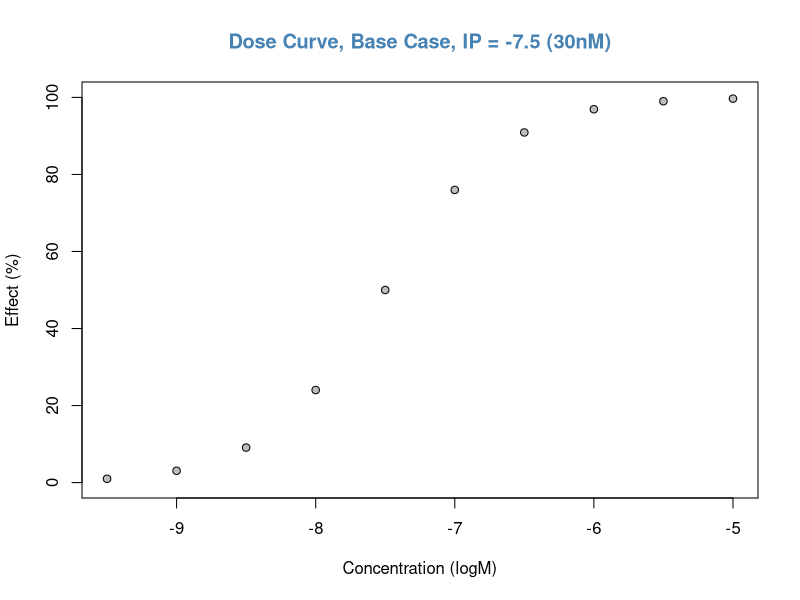
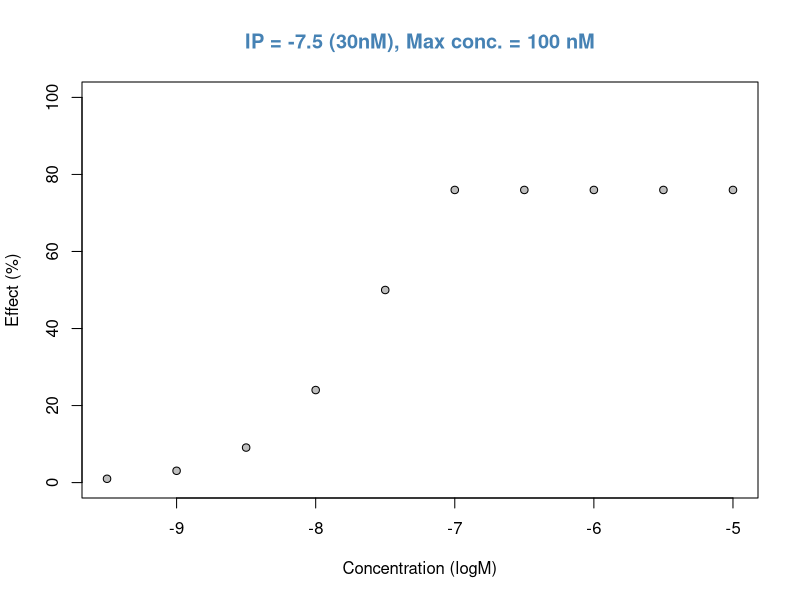
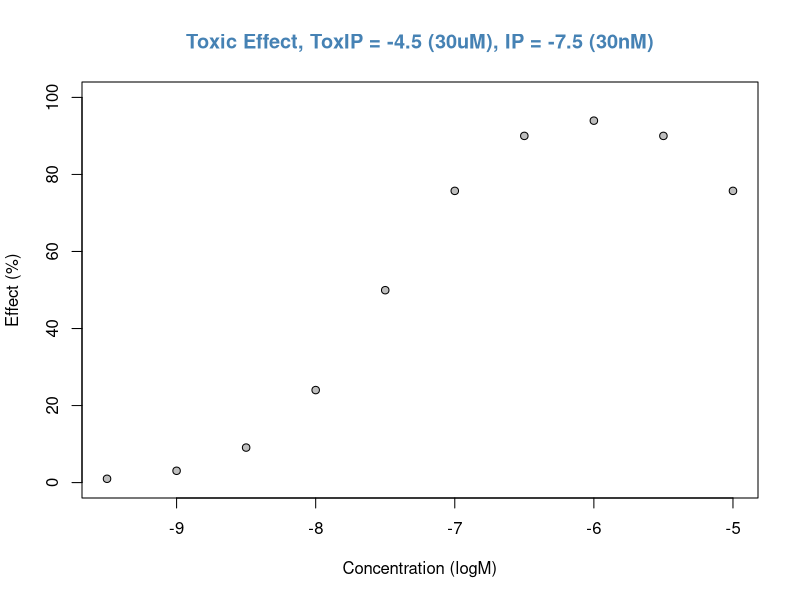
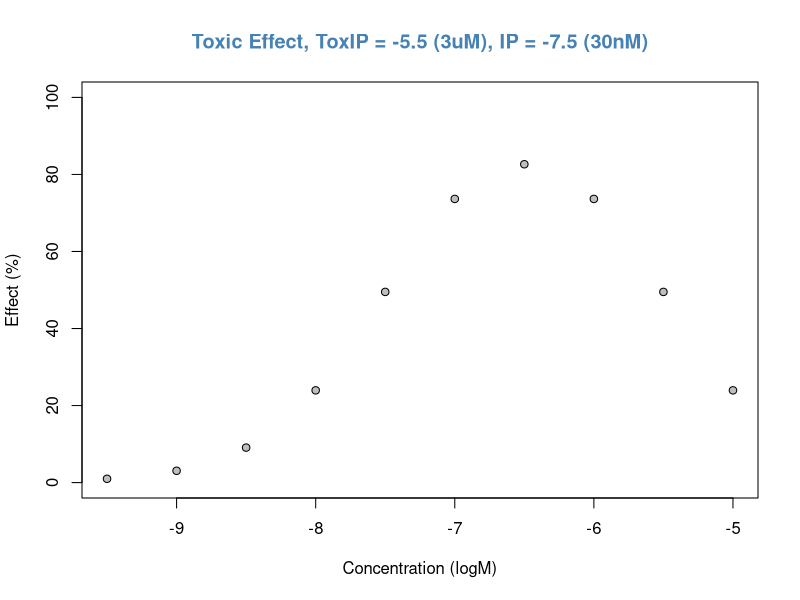
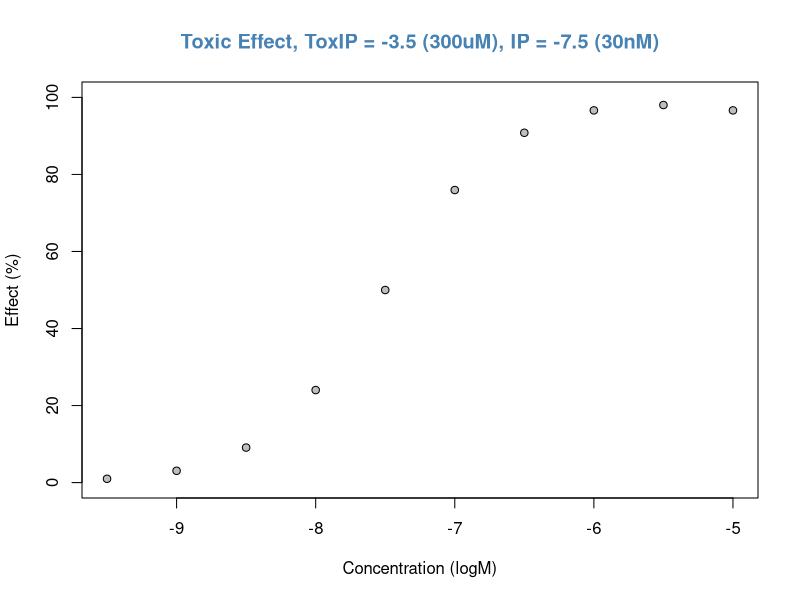
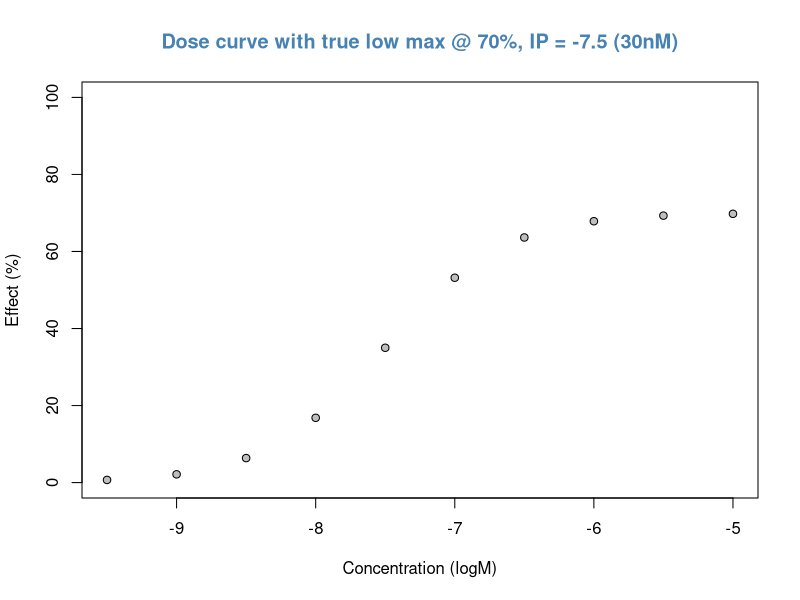
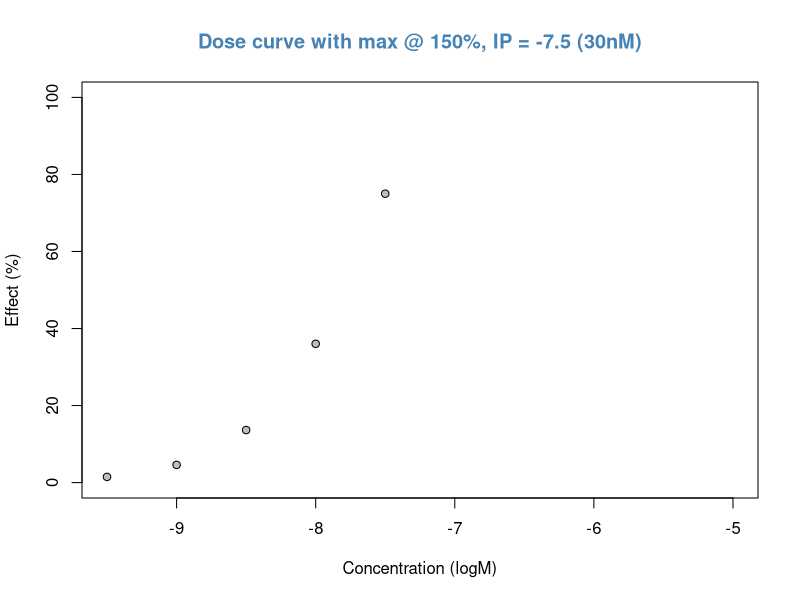
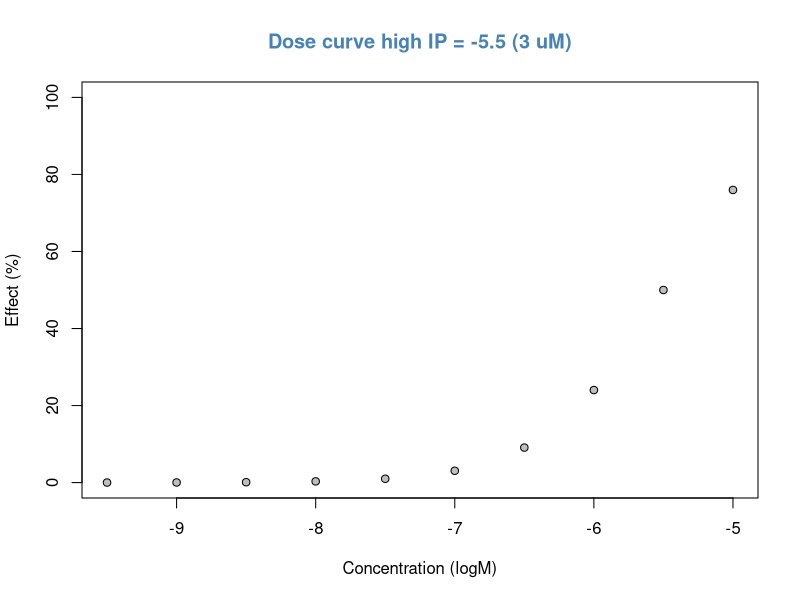

These figures' R source, in order:
## Dose Curve Simulator

set.seed(124)

# 4P Parameters

log10Conc <- seq(-9.5, -5, 0.5)
log10ConcBase <- seq(-9.5, -5, 0.5)
log10ConcInsoluble <- c(-9.5, -9, -8.5, -8, -7.5, -7, -7, -7, -7, -7)

log10IP <- -7.5 # 30 nM
log10IP_High <- -6 # 1 uM
log10IP_Low <- -8.5 # 3 nM
log10ToxIP <- -4.5  # 30 uM

Minimum <- 0
MinimumHigh <- 20
Maximum <- 100
MaximumLow <-70

slope <- 1.0
slopeHigh <- 2
slopeLow <- 0.5

# 4P Equation
# obs <- Minimum+(Maximum-Minimum)/(1+10^((log10IP-log10Conc)^slope))

# noiseMask <- rnorm(10, 0, 0)


# Base Case

obs <- Minimum+(Maximum-Minimum)/(1+10^((log10IP-log10Conc)^slope))
# obs <- obsEffect + noiseMask

plot(log10ConcBase, obs, xlab = "Concentration (logM)", ylab="Effect (%)",
     main="Dose Curve, Base Case, IP = -7.5 (30nM)", col.main="steelblue",
     xlim=c(-9.5, -5), ylim=c(0, 100), pch=21, col="black", bg="grey")


# Insoluble Compound

log10Conc <- log10ConcInsoluble

obs2 <- Minimum+(Maximum-Minimum)/(1+10^((log10IP-log10Conc)^slope))
# obs2 <- obsEffect2 + noiseMask

plot(log10ConcBase, obs2, xlab = "Concentration (logM)", ylab="Effect (%)",
     main="IP = -7.5 (30nM), Max conc. = 100 nM", col.main="steelblue",
     xlim=c(-9.5, -5), ylim=c(0, 100), pch=21, col="black", bg="grey")

# Toxic Compound Obscures Signal (EC50 or IC50)
# Use log10ToxIP
log10Conc <- log10ConcBase
Tox <- Minimum+(Maximum-Minimum)/(1+10^((log10ToxIP-log10Conc)^slope))
obs <- Minimum+(Maximum-Minimum)/(1+10^((log10IP-log10Conc)^slope))
obs3 <- (100-Tox)/100 * obs

obs3[obs3 > 100] <- 100

plot(log10ConcBase, obs3, xlab = "Concentration (logM)", ylab="Effect (%)",
     main="Toxic Effect, ToxIP = -4.5 (30uM), IP = -7.5 (30nM)", col.main="steelblue",
     xlim=c(-9.5, -5), ylim=c(0, 100), pch=21, col="black", bg="grey")

# Use log10ToxIP -1
log10Conc <- log10ConcBase
Tox <- Minimum+(Maximum-Minimum)/(1+10^(((log10ToxIP-1)-log10Conc)^slope))
obs <- Minimum+(Maximum-Minimum)/(1+10^((log10IP-log10Conc)^slope))
obs3 <- (100-Tox)/100 * obs

obs3[obs3 > 100] <- 100

plot(log10ConcBase, obs3, xlab = "Concentration (logM)", ylab="Effect (%)",
     main="Toxic Effect, ToxIP = -5.5 (3uM), IP = -7.5 (30nM)", col.main="steelblue",
     xlim=c(-9.5, -5), ylim=c(0, 100), pch=21, col="black", bg="grey")

# Use log10ToxIP+1
log10Conc <- log10ConcBase
Tox <- Minimum+(Maximum-Minimum)/(1+10^(((log10ToxIP+1)-log10Conc)^slope))
obs <- Minimum+(Maximum-Minimum)/(1+10^((log10IP-log10Conc)^slope))
obs3 <- (100-Tox)/100 * obs

obs3[obs3 > 100] <- 100

plot(log10ConcBase, obs3, xlab = "Concentration (logM)", ylab="Effect (%)",
     main="Toxic Effect, ToxIP = -3.5 (300uM), IP = -7.5 (30nM)", col.main="steelblue",
     xlim=c(-9.5, -5), ylim=c(0, 100), pch=21, col="black", bg="grey")



# Fraction of molecules/cells can't be effected

Maximum <- MaximumLow
obs4 <- Minimum+(Maximum-Minimum)/(1+10^((log10IP-log10Conc)^slope))

plot(log10ConcBase, obs4, xlab = "Concentration (logM)", ylab="Effect (%)",
     main="Dose curve with true low max @ 70%, IP = -7.5 (30nM)", col.main="steelblue",
     xlim=c(-9.5, -5), ylim=c(0, 100), pch=21, col="black", bg="grey")

# Large max
Maximum <- 150
obs4 <- Minimum+(Maximum-Minimum)/(1+10^((log10IP-log10Conc)^slope))

plot(log10ConcBase, obs4, xlab = "Concentration (logM)", ylab="Effect (%)",
     main="Dose curve with max @ 150%, IP = -7.5 (30nM)", col.main="steelblue",
     xlim=c(-9.5, -5), ylim=c(0, 100), pch=21, col="black", bg="grey")

# High IP
Maximum <- 100
obs4 <- Minimum+(Maximum-Minimum)/(1+10^(((log10IP+2)-log10Conc)^slope))

plot(log10ConcBase, obs4, xlab = "Concentration (logM)", ylab="Effect (%)",
     main="Dose curve high IP = -5.5 (3 uM)", col.main="steelblue",
     xlim=c(-9.5, -5), ylim=c(0, 100), pch=21, col="black", bg="grey")

